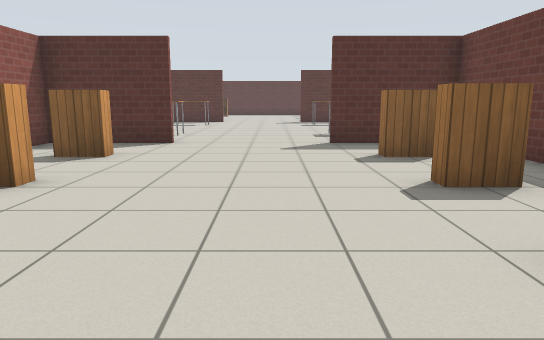
[1] (above)

15 first-person views from a walk through a robot-simulator world made for Gazebo. The camera is 1 m above the floor, tilts 10° down and sees 70° across. The floor is counted in squares, 1 m on a side. Each view is taken from the middle of a square. On the plan, view 1 faces up. The plan holds only what a view shows up to about 14 squares ahead; the rest is blank. Gazebo's built-in surfaces are drawn with simple patterns.

[2]
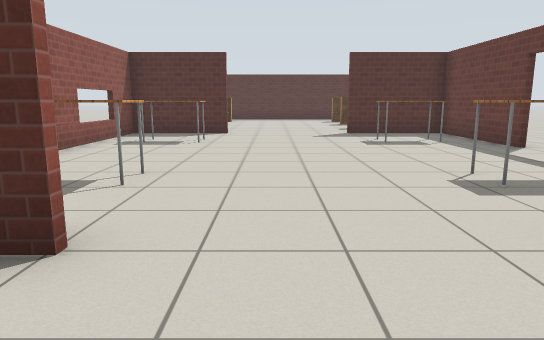

[3]
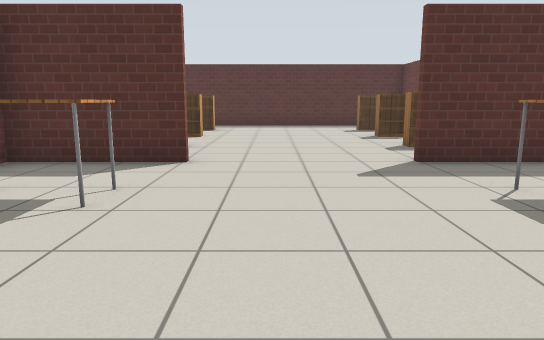

[4]
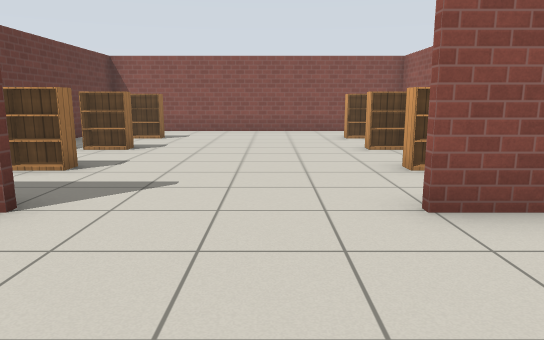

[5]
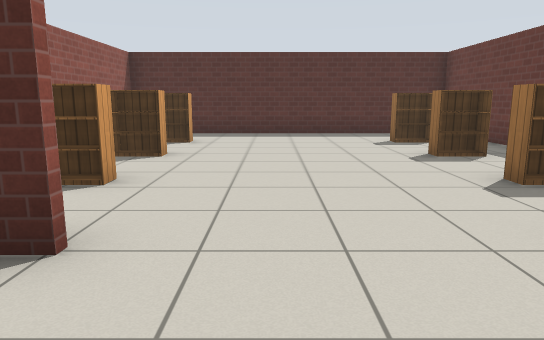

[6]
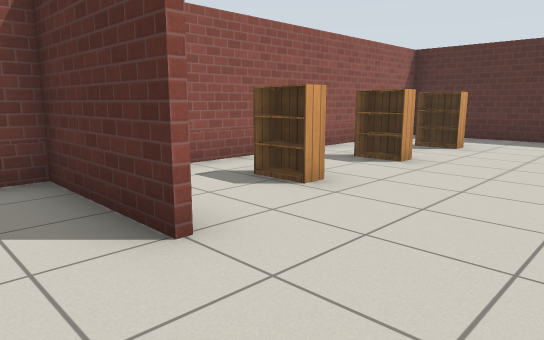

[7]
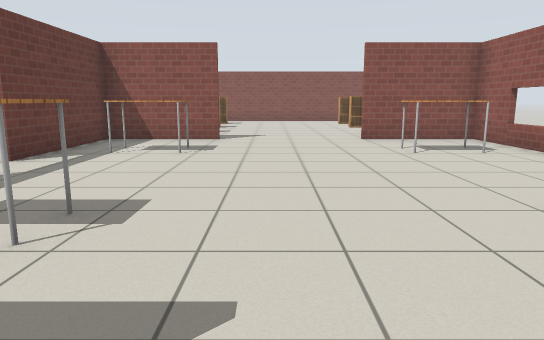

[8]
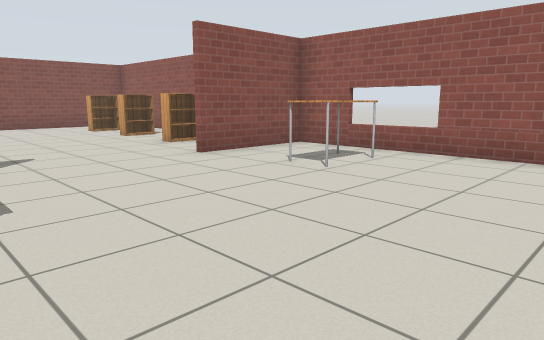

[9]
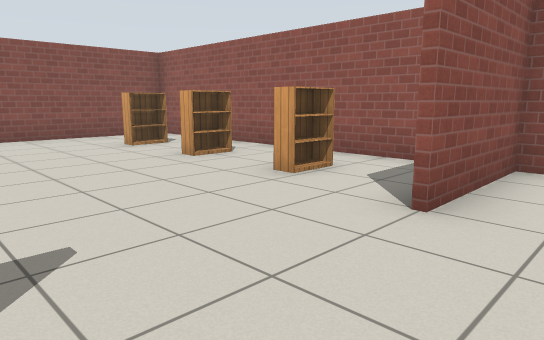

[10]
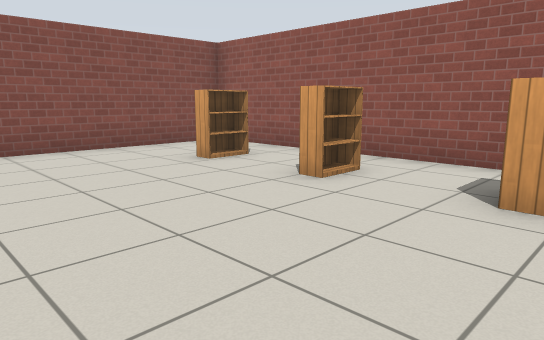

[11]
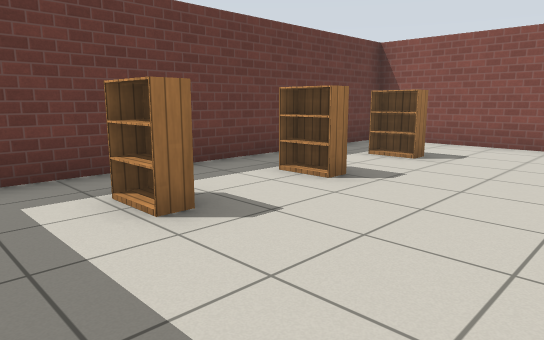

[12]
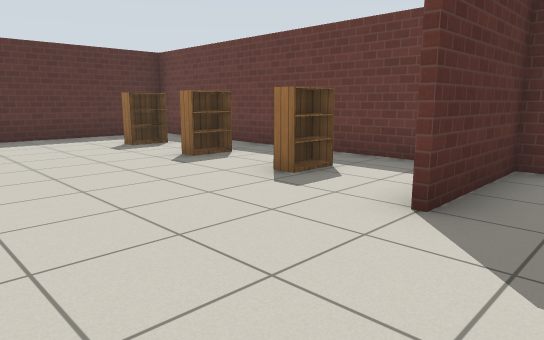

[13]
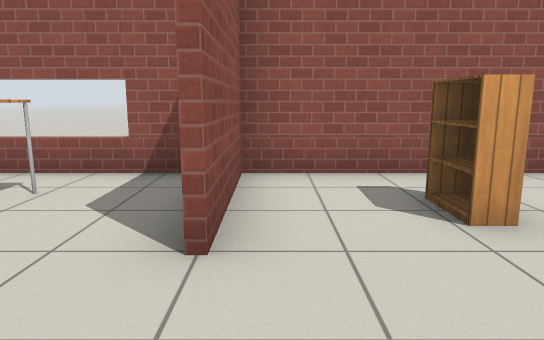

[14]
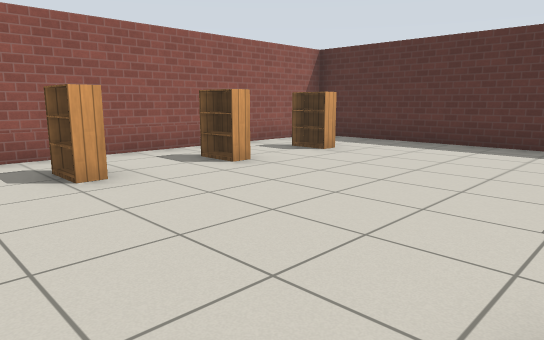

[15]
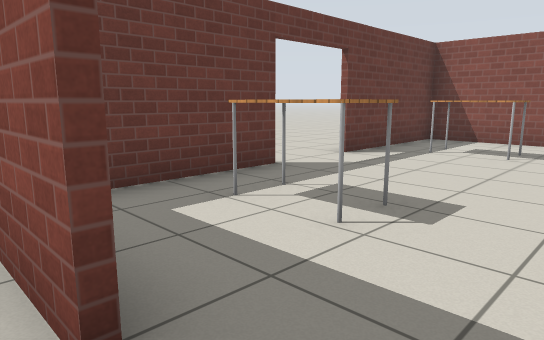

### Floor plan
Points are (right, up) in squares from view 1. A wall is a line through its corners. A room is listed if a view was taken in it or the views show most of it. See-through windows are left out.
Room 1 (views 1, 2, 3, 4, 5, 6, 7, 8, 9, 10, 11, 12, 13, 14, 15)
walls: (-2.4, 9.4) (-5.5, 9.4); (1.4, 9.6) (4.5, 9.6); (-2.4, 19.4) (-5.5, 19.4); (4.4, 15.4) (4.4, 19.4) (1.4, 19.4); (1.4, 19.6) (2.7, 19.6); (-5.5, 9.6) (-2.4, 9.6); (4.5, 9.4) (1.4, 9.4); (-5.5, 19.6) (-2.4, 19.6); (4.4, 20.9) (4.4, 29.4) (-5.4, 29.4) (-5.4, -0.4) (4.4, -0.4) (4.4, 13.5)
ways out: open door at (4.5, 14.5)
objects: bookshelf (-4, 2) to (-3, 2); bookshelf (-4, 5) to (-3, 5); bookshelf (-4, 7) to (-3, 7); table (-4, 12) to (-3, 12); table (-4, 17) to (-3, 17); bookshelf (-4, 22) to (-3, 22); bookshelf (-4, 24) to (-3, 24); bookshelf (-4, 27) to (-3, 27); bookshelf (2, 2) to (3, 2); bookshelf (2, 5) to (3, 5); bookshelf (2, 7) to (3, 7); table (2, 12) to (3, 12); table (2, 17) to (3, 17); bookshelf (2, 22) to (3, 22); bookshelf (2, 24) to (3, 24); bookshelf (2, 27) to (3, 27)

Positions as (right, up) in squares from view 1, and headings:
1: (0, 0), facing up
2: (-1, 7), facing up
3: (-1, 13), facing up
4: (-1, 13), facing down
5: (-1, 17), facing up
6: (0, 18), facing up-left
7: (0, 20), facing down
8: (2, 16), facing down-left
9: (1, 11), facing down-left
10: (1, 8), facing down-left
11: (-1, 9), facing down-right
12: (-2, 18), facing up-right
13: (0, 20), facing left
14: (2, 20), facing up-left
15: (0, 20), facing down-right
